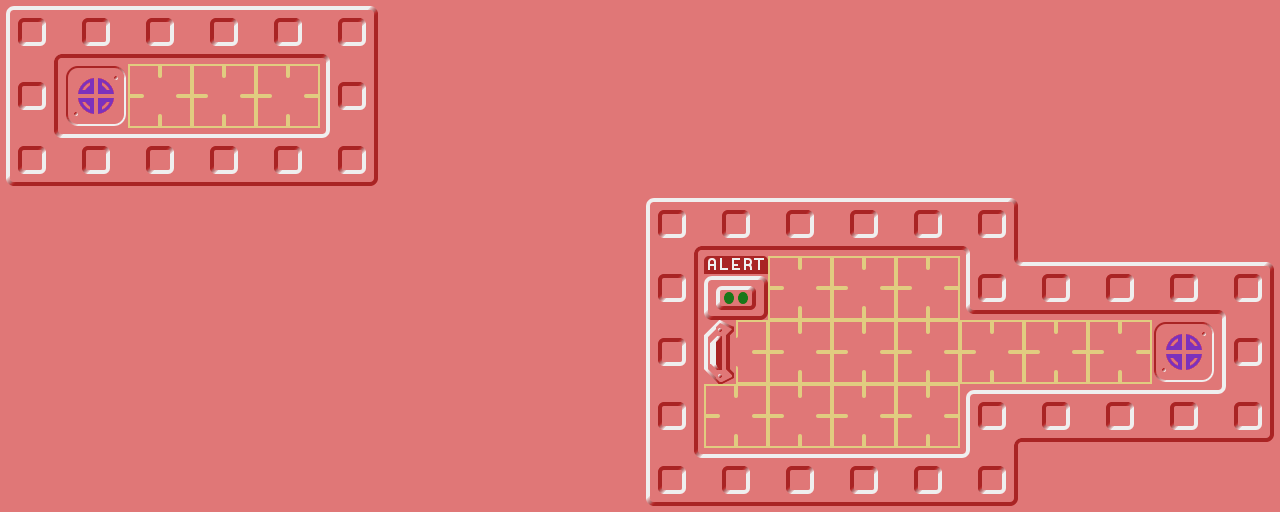

Rendered tile map (Tiled .tmx) drawn with the repository's tilesets; below, a short description and the full map source, tile grids included:
An orthogonal 20x8 tile map with 64x64 px tiles, 1 tile layer (Tile Layer 1) and 7 objects.

<map version="1.10" tiledversion="1.11.2" orientation="orthogonal" renderorder="right-down" width="20" height="8" tilewidth="64" tileheight="64" infinite="0" nextlayerid="3" nextobjectid="6">
    <tileset firstgid="1" source="default.tsx" />
    <layer id="1" name="Tile Layer 1" width="20" height="8">
        <data encoding="csv">
8,11,11,11,11,10,34,34,34,34,34,34,34,34,34,34,34,34,34,34,
12,33,1,1,1,12,34,34,34,34,34,34,34,34,34,34,34,34,34,34,
2,11,11,11,11,4,34,34,34,34,34,34,34,34,34,34,34,34,34,34,
34,34,34,34,34,34,34,34,34,34,8,11,11,11,11,10,34,34,34,34,
34,34,34,34,34,34,34,34,34,34,12,39,1,1,1,2,11,11,11,10,
34,34,34,34,34,34,34,34,34,34,12,24,1,1,1,1,1,1,33,12,
34,34,34,34,34,34,34,34,34,34,12,1,1,1,1,8,11,11,11,4,
34,34,34,34,34,34,34,34,34,34,2,11,11,11,11,4,34,34,34,34
</data>
    </layer>
    <objectgroup id="2" name="waypoints">
        <object id="1" x="864" y="288">
            <properties>
                <property name="link-0" type="object" value="3" />
                <property name="link-1" type="object" value="2" />
            </properties>
            <point />
        </object>
        <object id="2" x="800" y="352">
            <properties>
                <property name="link-0" type="object" value="1" />
                <property name="link-1" type="object" value="5" />
            </properties>
            <point />
        </object>
        <object id="3" x="928" y="352">
            <properties>
                <property name="link-0" type="object" value="1" />
                <property name="link-1" type="object" value="5" />
                <property name="link-2" type="object" value="4" />
            </properties>
            <point />
        </object>
        <object id="4" x="1120" y="352">
            <properties>
                <property name="link-0" type="object" value="3" />
            </properties>
            <point />
        </object>
        <object id="5" x="864" y="416">
            <properties>
                <property name="link-0" type="object" value="2" />
                <property name="link-1" type="object" value="3" />
            </properties>
            <point />
        </object>
    </objectgroup>
 <objectgroup id="90" name="lifts">
  <object id="900" x="96" y="96"><properties><property name="elevator" type="int" value="0" /><property name="stop_index" type="int" value="4" /></properties><point /></object>
  <object id="901" x="1184" y="352"><properties><property name="elevator" type="int" value="3" /><property name="stop_index" type="int" value="4" /></properties><point /></object>
 </objectgroup>
</map>
